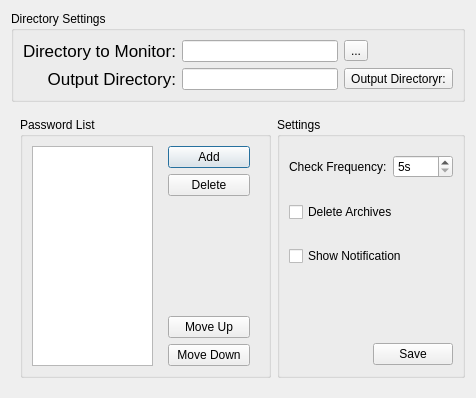
<?xml version="1.0" encoding="UTF-8"?>
<ui version="4.0">
 <class>SettingsDialog</class>
 <widget class="QDialog" name="SettingsDialog">
  <property name="geometry">
   <rect>
    <x>0</x>
    <y>0</y>
    <width>476</width>
    <height>398</height>
   </rect>
  </property>
  <property name="windowTitle">
   <string>Mega Extractor Settings</string>
  </property>
  <layout class="QVBoxLayout" name="verticalLayout_3">
   <item>
    <widget class="QGroupBox" name="groupBox_2">
     <property name="title">
      <string>Directory Settings</string>
     </property>
     <layout class="QGridLayout" name="gridLayout">
      <item row="0" column="0">
       <widget class="QLabel" name="label">
        <property name="font">
         <font>
          <pointsize>13</pointsize>
          <weight>50</weight>
          <bold>false</bold>
         </font>
        </property>
        <property name="text">
         <string>Directory to Monitor:</string>
        </property>
        <property name="alignment">
         <set>Qt::AlignRight|Qt::AlignTrailing|Qt::AlignVCenter</set>
        </property>
       </widget>
      </item>
      <item row="0" column="1">
       <widget class="QLineEdit" name="monitor_dir_edit">
        <property name="readOnly">
         <bool>true</bool>
        </property>
       </widget>
      </item>
      <item row="0" column="2">
       <widget class="QToolButton" name="monitor_dir_button">
        <property name="text">
         <string>...</string>
        </property>
        <property name="icon">
         <iconset resource="../../Resources.qrc">
          <normaloff>:/resources/img/icons/folder-plus.svg</normaloff>:/resources/img/icons/folder-plus.svg</iconset>
        </property>
        <property name="iconSize">
         <size>
          <width>24</width>
          <height>24</height>
         </size>
        </property>
       </widget>
      </item>
      <item row="1" column="0">
       <widget class="QLabel" name="label_2">
        <property name="font">
         <font>
          <pointsize>13</pointsize>
          <weight>50</weight>
          <bold>false</bold>
         </font>
        </property>
        <property name="text">
         <string>Output Directory:</string>
        </property>
        <property name="alignment">
         <set>Qt::AlignRight|Qt::AlignTrailing|Qt::AlignVCenter</set>
        </property>
       </widget>
      </item>
      <item row="1" column="1">
       <widget class="QLineEdit" name="output_dir_edit">
        <property name="readOnly">
         <bool>true</bool>
        </property>
       </widget>
      </item>
      <item row="1" column="2">
       <widget class="QToolButton" name="output_dir_button">
        <property name="text">
         <string>Output Directoryr:</string>
        </property>
        <property name="icon">
         <iconset resource="../../Resources.qrc">
          <normaloff>:/resources/img/icons/folder-plus.svg</normaloff>:/resources/img/icons/folder-plus.svg</iconset>
        </property>
        <property name="iconSize">
         <size>
          <width>24</width>
          <height>24</height>
         </size>
        </property>
       </widget>
      </item>
     </layout>
    </widget>
   </item>
   <item>
    <widget class="QWidget" name="widget_3" native="true">
     <layout class="QHBoxLayout" name="horizontalLayout_3">
      <property name="rightMargin">
       <number>0</number>
      </property>
      <item>
       <widget class="QGroupBox" name="groupBox_4">
        <property name="sizePolicy">
         <sizepolicy hsizetype="MinimumExpanding" vsizetype="MinimumExpanding">
          <horstretch>0</horstretch>
          <verstretch>0</verstretch>
         </sizepolicy>
        </property>
        <property name="minimumSize">
         <size>
          <width>150</width>
          <height>150</height>
         </size>
        </property>
        <property name="title">
         <string>Password List</string>
        </property>
        <layout class="QHBoxLayout" name="horizontalLayout_2">
         <item>
          <widget class="QListWidget" name="password_list"/>
         </item>
         <item>
          <widget class="QWidget" name="widget_5" native="true">
           <property name="sizePolicy">
            <sizepolicy hsizetype="Fixed" vsizetype="Preferred">
             <horstretch>0</horstretch>
             <verstretch>0</verstretch>
            </sizepolicy>
           </property>
           <property name="minimumSize">
            <size>
             <width>100</width>
             <height>0</height>
            </size>
           </property>
           <layout class="QVBoxLayout" name="verticalLayout">
            <property name="topMargin">
             <number>0</number>
            </property>
            <property name="bottomMargin">
             <number>0</number>
            </property>
            <item>
             <widget class="QPushButton" name="add_password_button">
              <property name="text">
               <string>Add</string>
              </property>
             </widget>
            </item>
            <item>
             <widget class="QPushButton" name="delete_password_button">
              <property name="text">
               <string>Delete</string>
              </property>
             </widget>
            </item>
            <item>
             <spacer name="verticalSpacer">
              <property name="orientation">
               <enum>Qt::Vertical</enum>
              </property>
              <property name="sizeHint" stdset="0">
               <size>
                <width>20</width>
                <height>105</height>
               </size>
              </property>
             </spacer>
            </item>
            <item>
             <widget class="QPushButton" name="move_up_button">
              <property name="text">
               <string>Move Up</string>
              </property>
             </widget>
            </item>
            <item>
             <widget class="QPushButton" name="move_down_button">
              <property name="text">
               <string>Move Down</string>
              </property>
             </widget>
            </item>
           </layout>
          </widget>
         </item>
        </layout>
       </widget>
      </item>
      <item>
       <widget class="QGroupBox" name="groupBox">
        <property name="title">
         <string>Settings</string>
        </property>
        <layout class="QVBoxLayout" name="verticalLayout_2">
         <property name="rightMargin">
          <number>0</number>
         </property>
         <property name="bottomMargin">
          <number>0</number>
         </property>
         <item>
          <widget class="QWidget" name="widget_4" native="true">
           <layout class="QHBoxLayout" name="horizontalLayout">
            <property name="leftMargin">
             <number>0</number>
            </property>
            <property name="rightMargin">
             <number>9</number>
            </property>
            <item>
             <widget class="QLabel" name="label_3">
              <property name="text">
               <string>Check Frequency:</string>
              </property>
             </widget>
            </item>
            <item>
             <widget class="QSpinBox" name="frequency_spinner">
              <property name="suffix">
               <string>s</string>
              </property>
              <property name="prefix">
               <string/>
              </property>
              <property name="minimum">
               <number>5</number>
              </property>
              <property name="maximum">
               <number>3000</number>
              </property>
              <property name="singleStep">
               <number>5</number>
              </property>
             </widget>
            </item>
           </layout>
          </widget>
         </item>
         <item>
          <widget class="QWidget" name="widget_7" native="true">
           <layout class="QGridLayout" name="gridLayout_2">
            <property name="leftMargin">
             <number>0</number>
            </property>
            <item row="0" column="0">
             <widget class="QCheckBox" name="delete_checkbox">
              <property name="text">
               <string>Delete Archives</string>
              </property>
             </widget>
            </item>
           </layout>
          </widget>
         </item>
         <item>
          <widget class="QWidget" name="widget_8" native="true">
           <layout class="QGridLayout" name="gridLayout_3">
            <property name="leftMargin">
             <number>0</number>
            </property>
            <item row="0" column="0">
             <widget class="QCheckBox" name="notification_checkbox">
              <property name="text">
               <string>Show Notification</string>
              </property>
             </widget>
            </item>
           </layout>
          </widget>
         </item>
         <item>
          <spacer name="verticalSpacer_2">
           <property name="orientation">
            <enum>Qt::Vertical</enum>
           </property>
           <property name="sizeHint" stdset="0">
            <size>
             <width>20</width>
             <height>63</height>
            </size>
           </property>
          </spacer>
         </item>
         <item>
          <widget class="QWidget" name="widget_6" native="true">
           <property name="sizePolicy">
            <sizepolicy hsizetype="Preferred" vsizetype="Fixed">
             <horstretch>0</horstretch>
             <verstretch>0</verstretch>
            </sizepolicy>
           </property>
           <property name="minimumSize">
            <size>
             <width>0</width>
             <height>50</height>
            </size>
           </property>
           <layout class="QHBoxLayout" name="horizontalLayout_4">
            <property name="rightMargin">
             <number>9</number>
            </property>
            <property name="bottomMargin">
             <number>0</number>
            </property>
            <item>
             <spacer name="horizontalSpacer_2">
              <property name="orientation">
               <enum>Qt::Horizontal</enum>
              </property>
              <property name="sizeHint" stdset="0">
               <size>
                <width>54</width>
                <height>20</height>
               </size>
              </property>
             </spacer>
            </item>
            <item>
             <widget class="QPushButton" name="save_button">
              <property name="text">
               <string>Save</string>
              </property>
             </widget>
            </item>
           </layout>
          </widget>
         </item>
        </layout>
       </widget>
      </item>
     </layout>
    </widget>
   </item>
  </layout>
 </widget>
 <resources>
  <include location="../../Resources.qrc"/>
 </resources>
 <connections/>
</ui>
